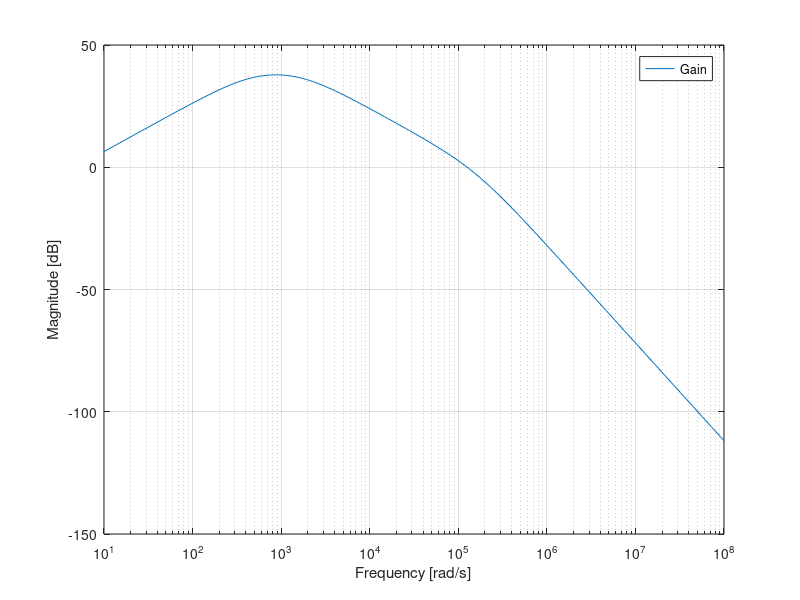
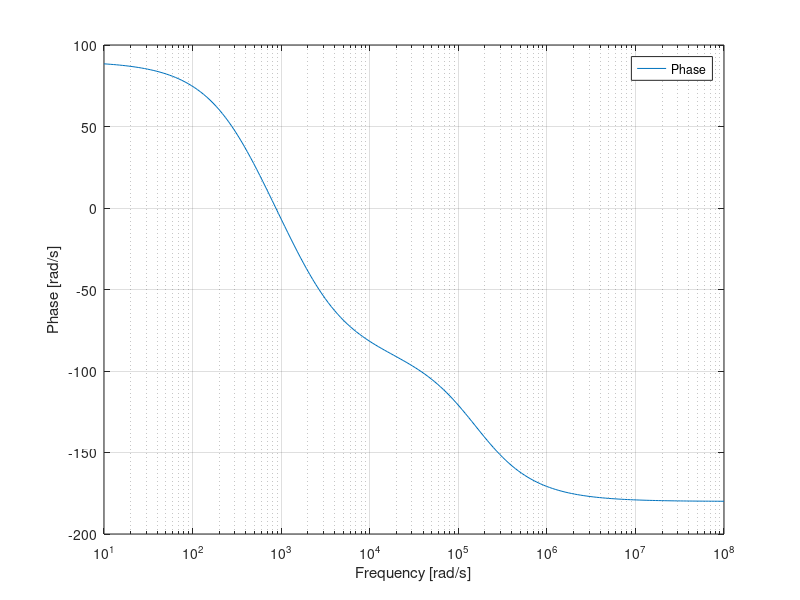

The MATLAB script that drew these images, in order:



f = logspace(1, 8, 200);





C1=330*10^-9;
R1=1000;
R2=1000;
R3=100000;



Gain = 1 + (R3 / R2)

for i = 1:200


s(i) = 2*pi*f(i)*j
Tf(i) = Gain * ((R1 * C1 * s(i)) / (1 + (R1 * C1 * s(i)))) * ( 1e10 / ((s(i) + 1e4) * (s(i) + 1e6)))
Tf_abs(i)=20*log10(Tf(i));
Tf_fas(i)=arg(Tf(i))*180/pi;
endfor

b3 = figure ();
semilogx(f, Tf_abs,"-;Gain;");
xlabel ("Frequency [rad/s]");
ylabel ("Magnitude [dB]");
grid on;
print (b3, "b3.eps", "-depsc");

b4 = figure ();
semilogx(f, Tf_fas,"-;Phase;");
xlabel ("Frequency [rad/s]");
ylabel ("Phase [rad/s]");
grid on;
print (b4, "b4.eps", "-depsc");

